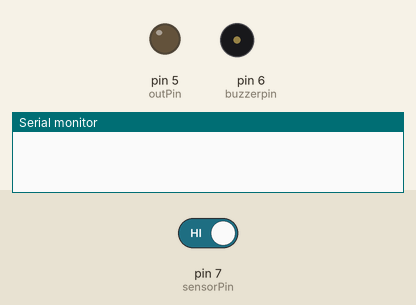
A sketch run on a simulated Arduino Uno, built with avr-gcc and run on an emulated ATmega328P. Shown: output pins drawn as LEDs (lit = HIGH), buzzer (waves = sounding), the last lines printed to the serial monitor. Inputs (shaded band) come from the test bench; at power-on: pin 7 (sensorPin) HIGH.

Above: at 1.2 s.
1.3 s: pin 7 (sensorPin) driven LOW
At 1.7 s:
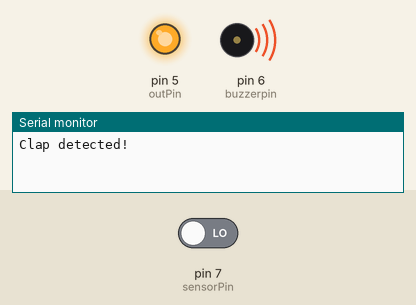
At 2.2 s:
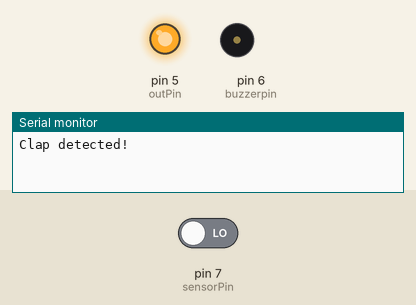
Timing chart, 0 to 4.3 s (numbered marks = the images above; inputs shaded):
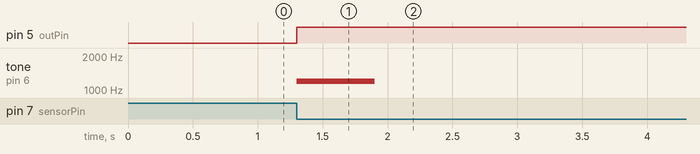

Measured:
- after the input at 1.3 s, pin 5 (outPin): LOW → HIGH at once; tone on pin 6 (buzzerpin): silent → 1200 Hz at once, → silent 0.60 s later

The sketch:

soundcode.ino
```cpp
#define sensorPin 7
#define buzzerpin 6
#define outPin 5


unsigned long lastEvent = 0;
void soundWorks(){
  int sensorData = digitalRead(sensorPin);

  if (sensorData == LOW) {

    if (millis() - lastEvent > 25) {
      digitalWrite(outPin,HIGH);
      Serial.println("Clap detected!");
       tone(buzzerpin, 1200);
       delay(600);
       noTone(buzzerpin);

    }

     lastEvent = millis();
  }
}
void setup() {


  pinMode(sensorPin, INPUT);
  pinMode(buzzerpin, OUTPUT);
  pinMode(outPin, OUTPUT);

  Serial.begin(9600);


}


void loop() {
  soundWorks();

}
```
